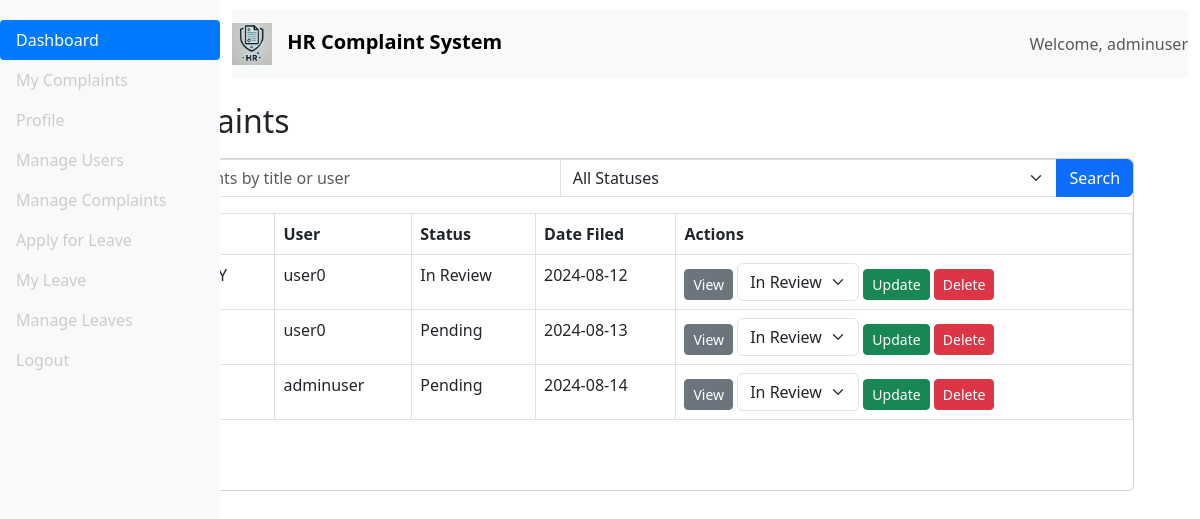
The app's page /admin/manage_complaints (signed in) with its own data.
### app/models.py (models this page shows, shortened)
class User(db.Model, UserMixin):
    id = db.Column(db.Integer, primary_key=True)
    username = db.Column(db.String(64), unique=True, nullable=False)
    email = db.Column(db.String(120), unique=True, nullable=False)
    password_hash = db.Column(db.String(128), nullable=False)
    role = db.Column(db.String(64), nullable=False, default='employee')
    complaints = db.relationship('Complaint', backref='author', lazy=True)
    leave_entitlement = db.Column(db.Integer, default=30)  # Example default entitlement

class Complaint(db.Model):
    id = db.Column(db.Integer, primary_key=True)
    title = db.Column(db.String(100), nullable=False)
    description = db.Column(db.Text, nullable=False)
    date_posted = db.Column(db.DateTime, nullable=False, default=datetime.utcnow)
    status = db.Column(db.String(20), nullable=False, default='Pending')
    user_id = db.Column(db.Integer, db.ForeignKey('user.id'), nullable=False)

### app/blueprints/admin/routes.py (the view)
@admin.route('/admin/manage_complaints')
@login_required
def manage_complaints():
    if current_user.role != 'admin':
        abort(403)
    search = request.args.get('search')
    status = request.args.get('status')
    complaints_query = Complaint.query
    if search:
        complaints_query = complaints_query.filter(Complaint.title.ilike(f'%{search}%') | Complaint.author.has(User.username.ilike(f'%{search}%')))
    if status:
        complaints_query = complaints_query.filter_by(status=status)
    complaints = complaints_query.paginate(page=request.args.get('page', 1, type=int), per_page=10)
    return render_template('admin/manage_complaints.html', complaints=complaints)

### app/templates/admin/manage_complaints.html (shortened to what this page needs)
{% extends "base.html" %}
{% block content %}
<div class = container>
<h2>All Complaints</h2>
<div class = container-fluid>
    <div class = card>
    <form method="GET" action="{{ url_for('admin.manage_complaints') }}" class="mb-3">
        <div class="input-group">
            <input type="text" name="search" class="form-control" placeholder="Search complaints by title or user" value="{{ request.args.get('search', '') }}">
            <select name="status" class="form-select">
                <option value="">All Statuses</option>
            </select>
            <button class="btn btn-primary" type="submit">Search</button>
        </div>
    </form>
    <table class="table table-bordered">
        <thead>
            <tr>
                <th>ID</th>
                <th>Title</th>
                <th>User</th>
                <th>Status</th>
                <th>Date Filed</th>
                <th>Actions</th>
            </tr>
        </thead>
        <tbody>
            {% for complaint in complaints.items %}
            <tr>
                <td>{{ complaint.id }}</td>
                <td>{{ complaint.title }}</td>
                <td>{{ complaint.author.username }}</td>
                <td>{{ complaint.status }}</td>
                <td>{{ complaint.date_posted.strftime('%Y-%m-%d') }}</td>
                <td>
                    <a href="{{ url_for('admin.complaint_detail', complaint_id=complaint.id) }}" class="btn btn-sm btn-secondary">View</a>
                    <form action="{{ url_for('admin.update_complaint_status', complaint_id=complaint.id) }}" method="POST" style="display:inline;">
                        <select name="status" class="form-select d-inline" style="width: auto;">
                            <option value="In Review" {% if complaint.status == 'In Review' %}selected{% endif %}>In Review</option>
                        </select>
                        <button type="submit" class="btn btn-sm btn-success">Update</button>
                    </form>
                    <form action="{{ url_for('admin.delete_complaint', complaint_id=complaint.id) }}" method="POST" style="display:inline;">
                        <button type="submit" class="btn btn-sm btn-danger" onclick="return confirm('Are you sure you want to delete this complaint?');">
                            Delete
                        </button>
                    </form>
                </td>
            </tr>
            {% endfor %}
        </tbody>
    </table>
    <nav aria-label="Page navigation">
        <ul class="pagination">
            {% for page in complaints.iter_pages() %}
                {% if page %}
                <li class="page-item {% if page == complaints.page %}active{% endif %}"><a class="page-link" href="{{ url_for('admin.manage_complaints', page=page) }}">{{ page }}</a></li>
                {% else %}
                <li class="page-item disabled"><span class="page-link">...</span></li>
                {% endif %}
            {% endfor %}
        </ul>
    </nav>
</div>
</div>
</div>
{% endblock %}

### app/templates/base.html (shortened to what this page needs)
<!DOCTYPE html>
<html lang="en">
<head>
    <link rel="stylesheet" href="{{ url_for('static', filename='css/styles.css') }}">
    <link href="https://cdn.jsdelivr.net/npm/bootstrap@5.3.0/dist/css/bootstrap.min.css" rel="stylesheet">
</head>
<body>
    <div class="d-flex">
        {% if current_user.is_authenticated %}
        <nav class="bg-light sidebar">
            <div class="sidebar-sticky">
                <ul class="nav flex-column">
                    <li class="nav-item">
                        <a class="nav-link active" href="{{ url_for('employee.dashboard') }}">
                            Dashboard
                        </a>
                    </li>
                    <li class="nav-item">
                        <a class="nav-link" href="{{ url_for('employee.dashboard') }}">
                            My Complaints
                        </a>
                    </li>
                    <li class="nav-item">
                        <a class="nav-link" href="{{ url_for('auth.profile') }}">
                            Profile
                        </a>
                    </li>
                    {% if current_user.role == 'manager' %}
                    <li class="nav-item">
                        <a class="nav-link" href="{{ url_for('manager.manager_dashboard') }}">
                            Team Complaints
                        </a>
                    </li>
                    {% elif current_user.role == 'admin' %}
                    <li class="nav-item">
                        <a class="nav-link" href="{{ url_for('admin.admin_dashboard') }}">
                            Manage Users
                        </a>
                    </li>
                    <li class="nav-item">
                        <a class="nav-link" href="{{ url_for('admin.manage_complaints') }}">
                            Manage Complaints
                        </a>
                    </li>
                    {% endif %}
                    <li class="nav-item">
                        <a class="nav-link" href="{{ url_for('employee.apply_leave') }}">Apply for Leave</a>
                    </li>
                    <li class="nav-item">
                        <a class="nav-link" href="{{ url_for('employee.leave_status') }}">My Leave</a>
                    </li>
                    {% if current_user.role == 'admin' %}
                    <li class="nav-item">
                        <a class="nav-link" href="{{ url_for('admin.manage_leaves') }}">Manage Leaves</a>
                    </li>
                    {% endif %}
                    <li class="nav-item">
                        <a class="nav-link" href="{{ url_for('auth.logout') }}">
                            Logout
                        </a>
                    </li>
                </ul>
            </div>
        </nav>
        {% endif %}
        <div class="container-fluid">
            <nav class="navbar navbar-expand-lg navbar-light bg-light d-flex justify-content-between">
                <a class="navbar-brand" href="{% if current_user.is_authenticated %}{{ url_for('employee.dashboard') }}{% else %}{{ url_for('employee.index') }}{% endif %}">
                    <img src="{{ url_for('static', filename='img/logo.PNG') }}" alt="HR Complaint System Logo" class="logo">
                    HR Complaint System
                </a>
                {% if current_user.is_authenticated %}
                <div class="d-flex align-items-center">
                    <span class="navbar-text">
                        Welcome, {{ current_user.username }}
                    </span>
                </div>
                {% endif %}
            </nav>
            <div class="container mt-4">
                {% block content %}{% endblock %}
            </div>
        </div>
    </div>
</body>
</html>

### app/static/css/styles.css (style rules this page uses)
body { background-color: #f8f9fa; font-family: 'Segoe UI', Tahoma, Geneva, Verdana, sans-serif; }
.sidebar { width: 220px; position: fixed; top: 0; left: 0; height: 100%; padding-top: 20px; background-color: #343a40; color: #fff; z-index: 1000; }
.sidebar .nav-link { color: #ccc; }
.sidebar .nav-link.active { color: #ffffff; background-color: #007bff; border-radius: 0.25rem; }
.container-fluid { margin-left: 0px; padding-top: 10px; }
.navbar { background-color: #007bff; padding: 15px; z-index: 1001; position: relative; margin-left: 220px; }
.navbar-brand { color: #99a5e3; font-weight: bold; font-size: 1.5rem; }
.navbar-brand .logo { width: 40px; height: auto; margin-right: 10px; }
h1, h2 { margin-top: 20px; margin-left: 20px; }
.card { margin-left: 20px; }
.logo { width: 40px; height: auto; }

### records on screen
User: username "adminuser"
Complaint: author.username "user0", status "In Review", date_posted "2024-08-12"
Complaint: author.username "user0", status "Pending", date_posted "2024-08-13"
Complaint: author.username "adminuser", status "Pending", date_posted "2024-08-14"
